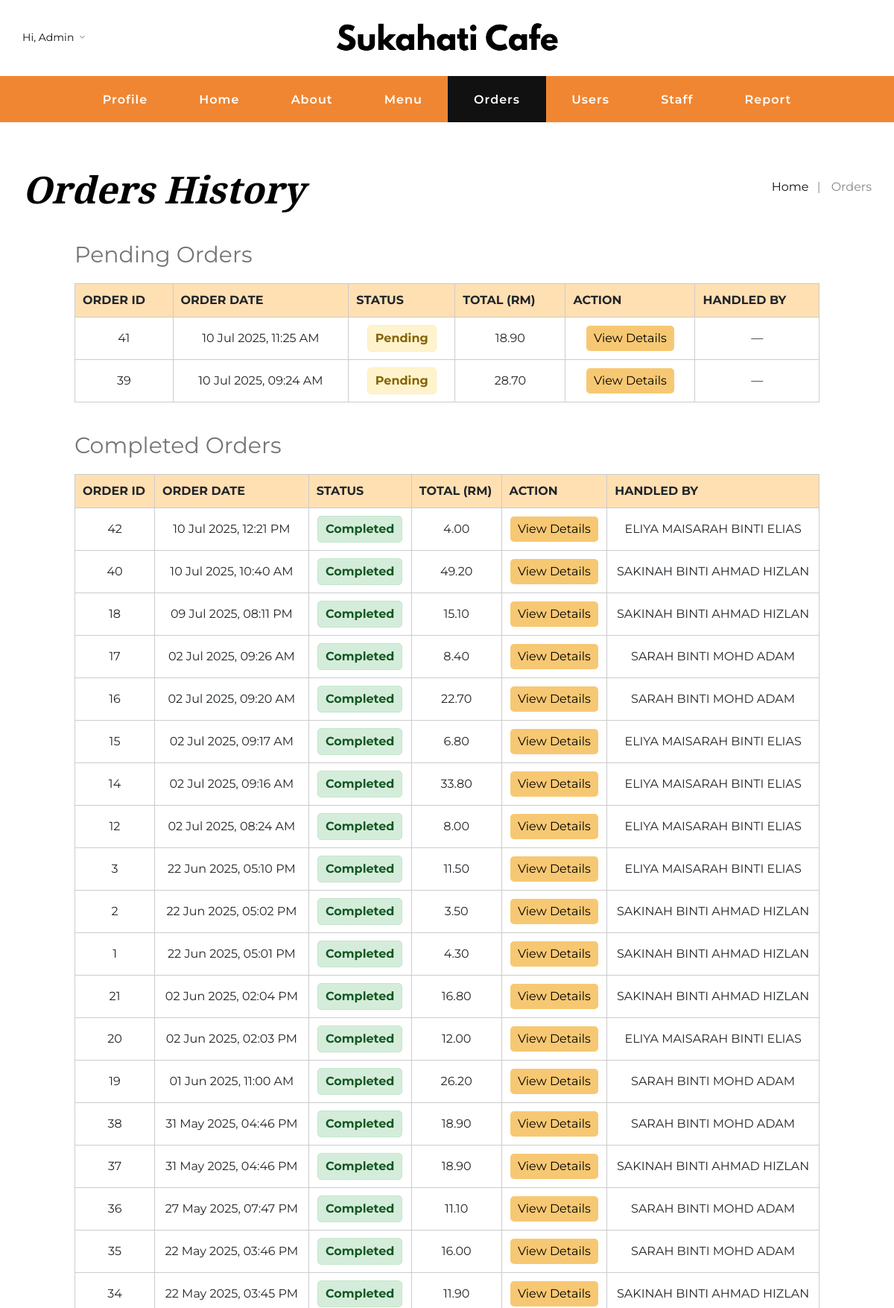
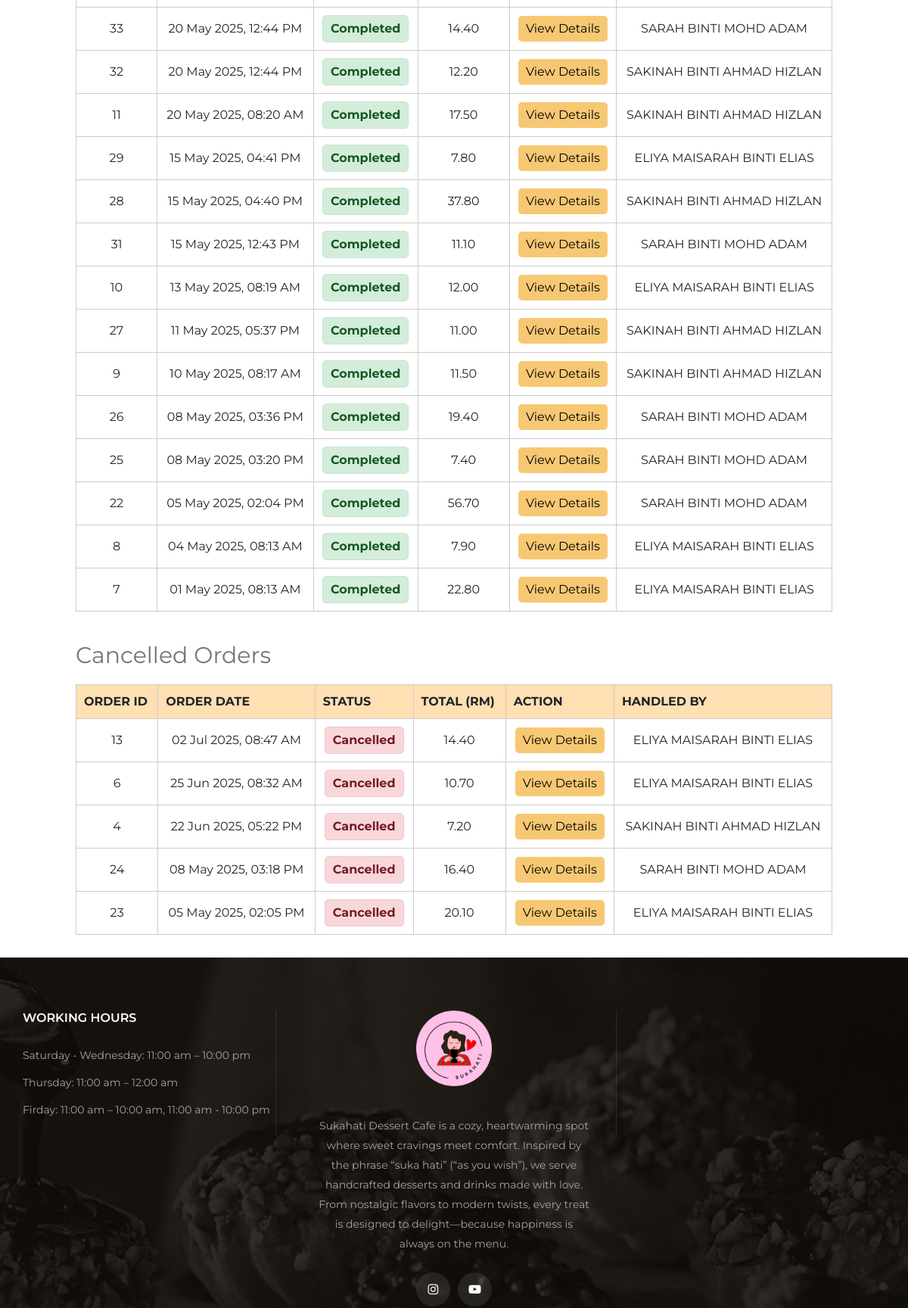
Page /orders.php (signed in, upper part) on the committed database (2 pictures, top to bottom).
### tables this page shows
CREATE TABLE `orders` (
  `order_id` int(11) NOT NULL,
  `user_id` int(11) DEFAULT NULL,
  `order_date` datetime DEFAULT NULL,
  `total` decimal(10,2) DEFAULT NULL,
  `status` varchar(50) DEFAULT NULL,
  `staff_id` int(255) DEFAULT NULL
);

CREATE TABLE `user` (
  `user_id` int(4) NOT NULL,
  `username` varchar(20) NOT NULL,
  `telephone` varchar(10) DEFAULT NULL,
  `password` varchar(10) DEFAULT NULL,
  `level_id` int(10) DEFAULT NULL,
  `fullName` varchar(255) DEFAULT NULL,
  `email` varchar(255) DEFAULT NULL
);

### orders.php (the view, shortened to what this page needs)
<?php
include('include/dbconn.php');
$level = $_SESSION['level'];
$username = $_SESSION['username'];
$user_id = $_SESSION['user_id'];
$base_path = $_SESSION['base_path'];
if ($level == 1 || $level == 3) {
    $sql = "SELECT o.*, u.fullName AS handled_by
        FROM orders o
        LEFT JOIN staff_profile sp ON o.staff_id = sp.staff_id
        LEFT JOIN user u ON sp.user_id = u.user_id
		ORDER BY order_date DESC";
} else {
    $sql = "SELECT * FROM orders WHERE user_id = '$user_id'";
}
$result = mysqli_query($dbconn, $sql);
?>
<!DOCTYPE html>
<html lang="zxx">
<head>
    <link rel="stylesheet" href="css/bootstrap.min.css" type="text/css">
    <link rel="stylesheet" href="css/flaticon.css" type="text/css">
    <link rel="stylesheet" href="css/barfiller.css" type="text/css">
    <link rel="stylesheet" href="css/magnific-popup.css" type="text/css">
    <link rel="stylesheet" href="css/font-awesome.min.css" type="text/css">
    <link rel="stylesheet" href="css/elegant-icons.css" type="text/css">
    <link rel="stylesheet" href="css/nice-select.css" type="text/css">
    <link rel="stylesheet" href="css/owl.carousel.min.css" type="text/css">
    <link rel="stylesheet" href="css/slicknav.min.css" type="text/css">
    <link rel="stylesheet" href="css/style.css" type="text/css">
</head>
<body>
    <header class="header">
        <div class="header__top">
            <div class="container">
                <div class="row">
                    <div class="col-lg-12">
                        <div class="header__top__inner">
                            <div class="header__top__left">
                                <ul>
                                    <li>
										<a href="#">Hi, <?= htmlspecialchars($username) ?> <span class="arrow_carrot-down"></span></a>
									</li>
                                </ul>
                            </div>
                            <div class="header__logo">
                                <a href="./index.html"><img src="img/sukahaticafe.png" alt=""></a>
                            </div>
                        </div>
                    </div>
                </div>
            </div>
        </div>
        <div class="container">
            <div class="row">
                <div class="col-lg-12">
                    <nav class="header__menu mobile-menu">
                        <ul>
							<li><a href="/dessert-order/registration/update_profile.php">Profile</a></li>
							<li><a href="<?= $base_path ?>/index.php">Home</a></li>
							<li><a href="<?= $base_path ?>/about.php">About</a></li>
							<li><a href="/dessert-order/menu.php">Menu</a></li>
							<li class="active"><a href="/dessert-order/orders.php">Orders</a></li>
							<?php if ($level == 1): ?>
								<li><a href="/dessert-order/ADMIN/users_list.php">Users</a></li>
								<li><a href="/dessert-order/ADMIN/staffs_list.php">Staff</a></li>
								<li><a href="/dessert-order/ADMIN/report.php">Report</a></li>
							<?php endif; ?>
						</ul>
                    </nav>
                </div>
            </div>
        </div>
    </header>
    <div class="breadcrumb-option">
        <div class="container">
            <div class="row">
                <div class="col-lg-6 col-md-6 col-sm-6">
                    <div class="breadcrumb__text">
                        <h2>Orders History</h2>
                    </div>
                </div>
                <div class="col-lg-6 col-md-6 col-sm-6">
                    <div class="breadcrumb__links">
                        <a href="<?= $base_path ?>/index.php">Home</a>
                        <span>Orders</span>
                    </div>
                </div>
            </div>
        </div>
    </div>
<div style="max-width: 1000px; margin: 30px auto;">
    <?php
	$pending = [];
	$completed = [];
	$cancelled = [];
	while ($row = mysqli_fetch_assoc($result)) {
		if ($row['status'] == 'Pending') {
			$pending[] = $row;
		} elseif ($row['status'] == 'Completed') {
			$completed[] = $row;
		} elseif ($row['status'] == 'Cancelled') {
			$cancelled[] = $row;
		}
	}
	function displayOrders($orders, $title, $level) {
		echo "<h3 style='margin-top:40px;'>$title Orders</h3>";
		echo "<table>
				<tr>
					<th>ORDER ID</th>
					<th>ORDER DATE</th>
					<th>STATUS</th>
					<th>TOTAL (RM)</th>
					<th>ACTION</th>";
		if ($level == 1 || $level == 3) echo "<th>HANDLED BY</th>";
		echo "</tr>";
		foreach ($orders as $row) {
			echo "<tr>";
			echo "<td>{$row['order_id']}</td>";
			echo "<td>" . date("d M Y, h:i A", strtotime($row['order_date'])) . "</td>";
			echo "<td>";
			if ($level == 3 && $row['status'] == 'Pending') {
				echo "<form action='update_status.php' method='POST'>
						<input type='hidden' name='order_id' value='{$row['order_id']}'>
						<select name='status'>
							<option value='Pending'" . ($row['status'] == 'Pending' ? ' selected' : '') . ">Pending</option>
							<option value='Completed'>Completed</option>
							<option value='Cancelled'>Cancelled</option>
						</select>
						<input type='submit' value='Update'>
					  </form>";
			} else {
				$statusClass = strtolower($row['status']);
				echo "<span class='status $statusClass'>" . htmlspecialchars($row['status']) . "</span>";
			}
			echo "</td>";
			echo "<td>" . number_format($row['total'], 2) . "</td>";
			echo "<td>
					<button class='btn-view' onclick=\"location.href='view_order.php?order_id={$row['order_id']}'\">
						View Details
					</button>
				  </td>";
			if ($level == 1 || $level == 3) {
				echo "<td>" . ($row['handled_by'] ?? '—') . "</td>";
			}
			echo "</tr>";
		}
		echo "</table>";
	}
	?>
	<div style="max-width: 1000px; margin: 30px auto;">
		<?php
		displayOrders($pending, 'Pending', $level);
		?>
	</div>
</div>
    <footer class="footer set-bg" data-setbg="img/footer-bg.jpg">
        <div class="container">
            <div class="row">
                <div class="col-lg-4 col-md-6 col-sm-6">
                    <div class="footer__widget">
                        <h6>WORKING HOURS</h6>
                        <ul>
                            <li>Saturday - Wednesday: 11:00 am – 10:00 pm</li>
                            <li>Thursday: 11:00 am – 12:00 am</li>
                            <li>Firday: 11:00 am – 10:00 am, 11:00 am - 10:00 pm</li>
                        </ul>
                    </div>
                </div>
                <div class="col-lg-4 col-md-6 col-sm-6">
                    <div class="footer__about">
                        <div class="footer__logo">
                            <a href="#"><img src="img/footer-logo.png" alt=""></a>
                        </div>
                        <p>Sukahati Dessert Cafe is a cozy, heartwarming spot where sweet cravings meet comfort.
						Inspired by the phrase “suka hati” (“as you wish”), we serve handcrafted desserts and drinks made with love.
						From nostalgic flavors to modern twists, every treat is designed to delight—because happiness is always on the menu.</p>
                        <div class="footer__social">
                            <a href="#"><i class="fa fa-instagram"></i></a>
                            <a href="#"><i class="fa fa-youtube-play"></i></a>
                        </div>
                    </div>
                </div>
            </div>
        </div>
</footer>
</body>
</html>

### css/style.css (style rules this page uses)
html, body { height: 100%; font-family: "Montserrat", sans-serif; -webkit-font-smoothing: antialiased; }
h1, h2, h3, h4, h5, h6 { margin: 0; color: #11111194; font-weight: 400; font-family: "Montserrat", sans-serif; }
h2 { font-size: 36px; }
h3 { font-size: 30px; }
h6 { font-size: 16px; }
p { font-size: 16px; font-family: "Montserrat", sans-serif; color: #111111; font-weight: 400; line-height: 28px; margin: 0 0 15px 0; }
img { max-width: 100%; }
ul, ol { padding: 0; margin: 0; }
.set-bg { background-repeat: no-repeat; background-size: cover; background-position: top center; }
.header { background: #f08632; }
.header__top { position: relative; background: #ffffff; }
.header__top__inner { height: 102px; padding-top: 38px; }
.header__top__left { float: left; }
.header__top__left ul li { font-size: 14px; color: #111111; list-style: none; display: inline-block; margin-right: 30px; position: relative; padding: 2px 0; cursor: pointer; }
.header__top__left ul li a { color: #111111; }
.header__top__left ul li:after { position: absolute; right: -19px; top: 1px; content: "|"; color: #bbbbbb; }
.header__top__left ul li:last-child { margin-right: 0; }
.header__top__left ul li:last-child:after { display: none; }
.header__top__left ul li span { color: #888888; }
.header__logo { position: absolute; left: 50%; top: 30px; transform: translateX(-50%); text-align: center; }
.header__logo a { display: inline-block; }
.header__logo img { max-width: 300px; width: 100%; height: auto; display: block; }
.header__menu { text-align: center; }
.header__menu ul li { list-style: none; display: inline-block; position: relative; margin-right: -5px; }
.header__menu ul li.active a { background: #111111; }
.header__menu ul li:last-child { margin-right: 0; }
.header__menu ul li a { font-size: 16px; color: #ffffff; display: block; font-weight: 600; padding: 20px 35px 18px; letter-spacing: 1px; -webkit-transition: all, 0.3s; -o-transition: all, 0.3s; transition: all, 0.3s; }
.header__top__left ul li { position: relative; display: inline-block; margin-right: 30px; padding: 2px 0; cursor: pointer; font-size: 14px; color: #111111; }
.footer { padding-top: 70px; }
.footer__widget { position: relative; margin-bottom: 30px; }
.footer__widget:after { position: absolute; right: 25px; top: 0; width: 1px; height: 165px; background: rgba(255, 255, 255, 0.1); content: ""; }
.footer__widget h6 { color: #ffffff; font-weight: 600; text-transform: uppercase; margin-bottom: 22px; }
.footer__widget ul li { list-style: none; font-size: 14px; color: #a4a4a4; line-height: 36px; }
.footer__about { text-align: center; position: relative; margin-bottom: 30px; }
.footer__about:after { position: absolute; right: -35px; top: 0; width: 1px; height: 165px; background: rgba(255, 255, 255, 0.1); content: ""; }
.footer__about .footer__logo { margin-bottom: 32px; }
.footer__about .footer__logo a { display: inline-block; }
.footer__about img { max-width: 100px; width: 100%; height: auto; display: block; }
.footer__about p { font-size: 14px; color: #a4a4a4; line-height: 26px; margin-bottom: 25px; }
.footer__about .footer__social a { display: inline-block; color: #ffffff; background: rgba(225, 225, 225, 0.1); height: 45px; width: 45px; border-radius: 50%; line-height: 45px; text-align: center; margin-right: 6px; }
.footer__about .footer__social a:last-child { margin-right: 0; }
.breadcrumb-option { padding-top: 60px; }
.breadcrumb__text h2 { font-size: 50px; color: #000000; font-weight: 700; font-style: italic; font-family: "Playfair Display", serif; }
.breadcrumb__links { text-align: right; padding-top: 15px; }
.breadcrumb__links a { font-size: 16px; color: #111111; margin-right: 26px; display: inline-block; position: relative; }
.breadcrumb__links a:after { position: absolute; right: -16px; top: 0; content: "|"; color: #888888; }
.breadcrumb__links span { font-size: 16px; color: #888888; display: inline-block; }
@media only screen and (min-width: 1200px) { .container { max-width: 1170px; } }
.status { padding: 5px 10px; border-radius: 5px; font-weight: bold; display: inline-block; }
.status.pending { background-color: #fff3cd; color: #856404; border: 1px solid #ffeeba; }
.status.completed { background-color: #d4edda; color: #155724; border: 1px solid #c3e6cb; }
.status.cancelled { background-color: #f8d7da; color: #721c24; border: 1px solid #f5c6cb; }

### rows in the picture
orders: order_id "41", order_date "10 Jul 2025, 11:25 AM", status "Pending", total "18.90", handled_by "—"
orders: order_id "39", order_date "10 Jul 2025, 09:24 AM", status "Pending", total "28.70", handled_by "—"
orders: order_id "42", order_date "10 Jul 2025, 12:21 PM", status "Completed", total "4.00", user.fullName "ELIYA MAISARAH BINTI ELIAS"
orders: order_id "40", order_date "10 Jul 2025, 10:40 AM", status "Completed", total "49.20", user.fullName "SAKINAH BINTI AHMAD HIZLAN"
orders: order_id "18", order_date "09 Jul 2025, 08:11 PM", status "Completed", total "15.10", user.fullName "SAKINAH BINTI AHMAD HIZLAN"
orders: order_id "17", order_date "02 Jul 2025, 09:26 AM", status "Completed", total "8.40", user.fullName "SARAH BINTI MOHD ADAM"
orders: order_id "16", order_date "02 Jul 2025, 09:20 AM", status "Completed", total "22.70", user.fullName "SARAH BINTI MOHD ADAM"
orders: order_id "15", order_date "02 Jul 2025, 09:17 AM", status "Completed", total "6.80", user.fullName "ELIYA MAISARAH BINTI ELIAS"
orders: order_id "14", order_date "02 Jul 2025, 09:16 AM", status "Completed", total "33.80", user.fullName "ELIYA MAISARAH BINTI ELIAS"
orders: order_id "12", order_date "02 Jul 2025, 08:24 AM", status "Completed", total "8.00", user.fullName "ELIYA MAISARAH BINTI ELIAS"
orders: order_id "3", order_date "22 Jun 2025, 05:10 PM", status "Completed", total "11.50", user.fullName "ELIYA MAISARAH BINTI ELIAS"
orders: order_id "2", order_date "22 Jun 2025, 05:02 PM", status "Completed", total "3.50", user.fullName "SAKINAH BINTI AHMAD HIZLAN"
orders: order_id "1", order_date "22 Jun 2025, 05:01 PM", status "Completed", total "4.30", user.fullName "SAKINAH BINTI AHMAD HIZLAN"
orders: order_id "21", order_date "02 Jun 2025, 02:04 PM", status "Completed", total "16.80", user.fullName "SAKINAH BINTI AHMAD HIZLAN"
orders: order_id "20", order_date "02 Jun 2025, 02:03 PM", status "Completed", total "12.00", user.fullName "ELIYA MAISARAH BINTI ELIAS"
orders: order_id "19", order_date "01 Jun 2025, 11:00 AM", status "Completed", total "26.20", user.fullName "SARAH BINTI MOHD ADAM"
orders: order_id "38", order_date "31 May 2025, 04:46 PM", status "Completed", total "18.90", user.fullName "SARAH BINTI MOHD ADAM"
orders: order_id "37", order_date "31 May 2025, 04:46 PM", status "Completed", total "18.90", user.fullName "SAKINAH BINTI AHMAD HIZLAN"
orders: order_id "36", order_date "27 May 2025, 07:47 PM", status "Completed", total "11.10", user.fullName "SARAH BINTI MOHD ADAM"
orders: order_id "35", order_date "22 May 2025, 03:46 PM", status "Completed", total "16.00", user.fullName "SARAH BINTI MOHD ADAM"
orders: order_id "34", order_date "22 May 2025, 03:45 PM", status "Completed", total "11.90", user.fullName "SAKINAH BINTI AHMAD HIZLAN"
orders: order_id "33", order_date "20 May 2025, 12:44 PM", status "Completed", total "14.40", user.fullName "SARAH BINTI MOHD ADAM"
orders: order_id "32", order_date "20 May 2025, 12:44 PM", status "Completed", total "12.20", user.fullName "SAKINAH BINTI AHMAD HIZLAN"
orders: order_id "11", order_date "20 May 2025, 08:20 AM", status "Completed", total "17.50", user.fullName "SAKINAH BINTI AHMAD HIZLAN"
orders: order_id "29", order_date "15 May 2025, 04:41 PM", status "Completed", total "7.80", user.fullName "ELIYA MAISARAH BINTI ELIAS"
orders: order_id "28", order_date "15 May 2025, 04:40 PM", status "Completed", total "37.80", user.fullName "SAKINAH BINTI AHMAD HIZLAN"
orders: order_id "31", order_date "15 May 2025, 12:43 PM", status "Completed", total "11.10", user.fullName "SARAH BINTI MOHD ADAM"
orders: order_id "10", order_date "13 May 2025, 08:19 AM", status "Completed", total "12.00", user.fullName "ELIYA MAISARAH BINTI ELIAS"
orders: order_id "27", order_date "11 May 2025, 05:37 PM", status "Completed", total "11.00", user.fullName "SAKINAH BINTI AHMAD HIZLAN"
orders: order_id "9", order_date "10 May 2025, 08:17 AM", status "Completed", total "11.50", user.fullName "SAKINAH BINTI AHMAD HIZLAN"
orders: order_id "26", order_date "08 May 2025, 03:36 PM", status "Completed", total "19.40", user.fullName "SARAH BINTI MOHD ADAM"
orders: order_id "25", order_date "08 May 2025, 03:20 PM", status "Completed", total "7.40", user.fullName "SARAH BINTI MOHD ADAM"
orders: order_id "22", order_date "05 May 2025, 02:04 PM", status "Completed", total "56.70", user.fullName "SARAH BINTI MOHD ADAM"
orders: order_id "8", order_date "04 May 2025, 08:13 AM", status "Completed", total "7.90", user.fullName "ELIYA MAISARAH BINTI ELIAS"
orders: order_id "7", order_date "01 May 2025, 08:13 AM", status "Completed", total "22.80", user.fullName "ELIYA MAISARAH BINTI ELIAS"
orders: order_id "13", order_date "02 Jul 2025, 08:47 AM", status "Cancelled", total "14.40", user.fullName "ELIYA MAISARAH BINTI ELIAS"
orders: order_id "6", order_date "25 Jun 2025, 08:32 AM", status "Cancelled", total "10.70", user.fullName "ELIYA MAISARAH BINTI ELIAS"
orders: order_id "4", order_date "22 Jun 2025, 05:22 PM", status "Cancelled", total "7.20", user.fullName "SAKINAH BINTI AHMAD HIZLAN"
orders: order_id "24", order_date "08 May 2025, 03:18 PM", status "Cancelled", total "16.40", user.fullName "SARAH BINTI MOHD ADAM"
orders: order_id "23", order_date "05 May 2025, 02:05 PM", status "Cancelled", total "20.10", user.fullName "ELIYA MAISARAH BINTI ELIAS"

### other values in the picture
$username "Admin"
$title "Pending Completed Cancelled"
